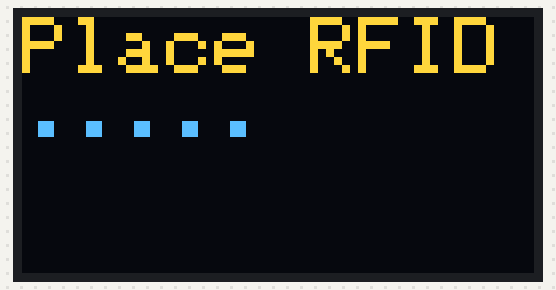
Bench run of a program on a simulated Arduino Nano, built with avr-gcc and run on an emulated ATmega328P. Parts: 128×64 one-colour display. The OLED is the two-colour kind (top 16 rows yellow); what the program prints to the serial monitor is not drawn.

Above: at 3.1 s.

The program:

main.cpp
```cpp
// The Arduino framework is used to interact with the hardware rfid 6300 module.

#include <Arduino.h>
#include <rdm6300.h>
#include <spi.h>
#include <wire.h>
#include <Adafruit_GFX.h>
#include <Adafruit_SH110X.h>

#define OLED_RESET -1
Adafruit_SH1106G display = Adafruit_SH1106G(128, 64, &Wire, OLED_RESET);

#define RDM6300_RX_PIN 2                        //rfid module to arduino pin 2(Rx)
Rdm6300 rdm6300;

int value = 0;

void setup(){
  Serial.begin(9600);
  rdm6300.begin(RDM6300_RX_PIN);                     //serial start for module
  delay(1000);
  Serial.println("Place RFID tag near the rdm6300...");

  if(!display.begin(0x3c, OLED_RESET)) {
    Serial.println(F("SSD1306 allocation failed"));
    for(;;);
  }
  delay(2000);
  display.clearDisplay();
  display.setTextSize(2);
  display.setTextColor(SH110X_WHITE);
  display.display();
}

//Reading the RFID card
void readTags() {
  value = 0;
  if (rdm6300.get_new_tag_id()){                   //rfid card availability check
  delay(10);                                       //wait for read card
  value = rdm6300.get_tag_id();                    //get rfid tag
  Serial.println(value);                           // print rfid tag
  }

  if (value != 0){
		display.clearDisplay();
    display.setTextSize(2);
		display.setTextColor(SH110X_WHITE);
    display.setCursor(0,0);   //set the cursor to the first column and the first row
    display.println("RFID Tag:");
    display.setCursor(0,20);  //set the cursor to the first column and the second row
    display.print(value);
    display.display();
    delay(5000);
  }
  else{
    display.clearDisplay();
		display.setTextSize(2);
  	display.setTextColor(SH110X_WHITE);
    display.setCursor(0,0);   //set the cursor to the first column and the first row
    display.println("Place RFID.....");
    display.display();
  }
  // rdm6300.end();                                   //IMPORTANT- removes multiple read
  // rdm6300.begin(RDM6300_RX_PIN);                   //IMPORTANT- removes multiple read
}

void loop() {
 readTags();                                     //check tag repeatedly
 delay(50);                                    //delay for 1 second
}
```

rdm6300.h
```cpp
/*
 * A simple library to interface with rdm6300 rfid reader.
 *
 * Arad Eizen (https://github.com/arduino12).
 */

#ifndef _RDM6300_h_
#define _RDM6300_h_

#include <Arduino.h>

#if defined(ARDUINO_ARCH_ESP32) || defined(ARDUINO_ARCH_ESP8266) || defined(ARDUINO_ARCH_SAMD)
	#define RDM6300_HARDWARE_SERIAL
#endif

#if !(defined(ARDUINO_ARCH_ESP32) || defined(ARDUINO_ARCH_SAMD))
	#define RDM6300_SOFTWARE_SERIAL
#endif

#ifdef RDM6300_HARDWARE_SERIAL
	#ifdef ARDUINO_ARCH_SAMD
		#include <Uart.h>
		#define HardwareSerial_t Uart
	#else
		#include <HardwareSerial.h>
		#define HardwareSerial_t HardwareSerial
	#endif
#endif
#ifdef RDM6300_SOFTWARE_SERIAL
	#include <SoftwareSerial.h>
#endif

#include <Stream.h>

#define RDM6300_BAUDRATE				(9600)
#define RDM6300_PACKET_SIZE				(14)
#define RDM6300_PACKET_BEGIN			(0x02)
#define RDM6300_PACKET_END				(0x03)
#define RDM6300_DEFAULT_TAG_TIMEOUT_MS	(300)
#define RDM6300_READ_TIMEOUT			(20)

class Rdm6300
{
	public:
		void begin(Stream *stream);
		void begin(int rx_pin, uint8_t uart_nr=1);
		void end(void);
		void set_tag_timeout(uint32_t tag_timeout_ms);
		uint32_t get_tag_id(void);
		uint32_t get_new_tag_id(void);
#ifdef RDM6300_SOFTWARE_SERIAL
		void listen(void);
		bool is_listening(void);
#endif
	private:
		void _update(void);
		uint32_t _read_tag_id(void);
#ifdef RDM6300_HARDWARE_SERIAL
		HardwareSerial_t *_hardware_serial = NULL;
#endif
#ifdef RDM6300_SOFTWARE_SERIAL
		SoftwareSerial *_software_serial = NULL;
#endif
		Stream *_stream = NULL;
		uint32_t _tag_id = 0;
		uint32_t _new_tag_id = 0;
		uint32_t _last_tag_id = 0;
		uint32_t _last_tag_ms = 0;
		uint32_t _tag_timeout_ms = RDM6300_DEFAULT_TAG_TIMEOUT_MS;
};

#endif
```

Blink_code.cpp
```cpp
// #include <Arduino.h>
// #include <Wire.h>
// #include <SPI.h>

// void setup() {
//   pinMode(LED_BUILTIN, OUTPUT);
// }

// void loop() {
//   digitalWrite(LED_BUILTIN, HIGH);
//   delay(1000);
//   digitalWrite(LED_BUILTIN, LOW);
//   delay(500);
// }  
```

rdm6300.cpp
```cpp
/*
 * A simple library to interface with rdm6300 rfid reader.
 * Arad Eizen (https://github.com/arduino12).
 */

#include "rdm6300.h"

void Rdm6300::begin(Stream *stream)
{
	_stream = stream;
	if (!_stream)
		return;
	_stream->setTimeout(RDM6300_READ_TIMEOUT);
}

void Rdm6300::begin(int rx_pin, uint8_t uart_nr)
{
	/* init serial port to rdm6300 baud, without TX, and 20ms read timeout */
	end();
#if defined(ARDUINO_ARCH_ESP32)
	_stream = _hardware_serial = new HardwareSerial(uart_nr);
	_hardware_serial->begin(RDM6300_BAUDRATE, SERIAL_8N1, rx_pin, -1);
#elif defined(ARDUINO_ARCH_ESP8266)
	if (rx_pin == 13) {
		_stream = _hardware_serial = &Serial;
		_hardware_serial->begin(RDM6300_BAUDRATE, SERIAL_8N1, SERIAL_RX_ONLY);
		if (uart_nr)
			_hardware_serial->swap();
	}
#elif defined(ARDUINO_ARCH_SAMD)
	_stream = _hardware_serial = (uart_nr == 2 ? &Serial2 : &Serial1);
	_hardware_serial->begin(RDM6300_BAUDRATE, SERIAL_8N1);
#endif
#ifdef RDM6300_SOFTWARE_SERIAL
	if (!_stream) {
		_stream = _software_serial = new SoftwareSerial(rx_pin, -1);
		_software_serial->begin(RDM6300_BAUDRATE);
	}
#endif
	begin(_stream);
}

void Rdm6300::end()
{
	_stream = NULL;
#ifdef RDM6300_HARDWARE_SERIAL
	if (_hardware_serial)
		_hardware_serial->end();
#endif
#ifdef RDM6300_SOFTWARE_SERIAL
	if (_software_serial)
		_software_serial->end();
#endif
}

uint32_t Rdm6300::_read_tag_id(void)
{
	char buff[RDM6300_PACKET_SIZE];
	uint8_t checksum;
	uint32_t tag_id;

	if (!_stream)
		return 0;

	if (!_stream->available())
		return 0;

	/* if a packet doesn't begin with the right byte, remove that byte */
	if (_stream->peek() != RDM6300_PACKET_BEGIN && _stream->read())
		return 0;

	/* if read a packet with the wrong size, drop it */
	if (RDM6300_PACKET_SIZE != _stream->readBytes(buff, RDM6300_PACKET_SIZE))
		return 0;

	/* if a packet doesn't end with the right byte, drop it */
	if (buff[13] != RDM6300_PACKET_END)
		return 0;

	/* add null and parse checksum */
	buff[13] = 0;
	checksum = strtol(buff + 11, NULL, 16);
	/* add null and parse tag_id */
	buff[11] = 0;
	tag_id = strtol(buff + 3, NULL, 16);
	/* add null and parse version (needs to be xored with checksum) */
	buff[3] = 0;
	checksum ^= strtol(buff + 1, NULL, 16);

	/* xore the tag_id and validate checksum */
	for (uint8_t i = 0; i < 32; i += 8)
		checksum ^= ((tag_id >> i) & 0xFF);
	if (checksum)
		return 0;

	return tag_id;
}

void Rdm6300::_update(void)
{
	uint32_t cur_ms = millis();
	uint32_t tag_id = _read_tag_id();

	/* if a new tag appears- return it */
	if (tag_id) {
		_tag_id = tag_id;
		if (_last_tag_id != tag_id) {
			_last_tag_id = tag_id;
			_new_tag_id = tag_id;
		}
		_last_tag_ms = cur_ms;
		return;
	}

	/* if the old tag id is still valid- leve it */
	if (!_tag_id || (cur_ms - _last_tag_ms < _tag_timeout_ms))
		return;

	_tag_id = _last_tag_id = _new_tag_id = 0;
}

/*
 * Sets the tag "valid" timeout,
 * RDM6300 sends packet every 65ms when tag is near-
 * so theoretically this timeout should be the same,
 * but it is better to debounce it by setting it higher,
 * like the RDM6300_DEFAULT_TAG_TIMEOUT_MS = 300.
 */
void Rdm6300::set_tag_timeout(uint32_t tag_timeout_ms)
{
	_tag_timeout_ms = tag_timeout_ms;
}

/*
 * Returns the tag_id as long as it is near (and the tag timout is valid),
 * or 0 if no tag is near.
 */
uint32_t Rdm6300::get_tag_id(void)
{
	_update();
	return _tag_id;
}

/*
 * Returns the tag_id only once per "new" near tag,
 * or 0 if no tag is near.
 * Following calls will return 0 as long as the same tag is kept near.
 */
uint32_t Rdm6300::get_new_tag_id(void)
{
	_update();
	uint32_t tag_id = _new_tag_id;
	_new_tag_id = 0;
	return tag_id;
}

#ifdef RDM6300_SOFTWARE_SERIAL
void Rdm6300::listen(void)
{
	_software_serial->listen();
}

bool Rdm6300::is_listening(void)
{
	return _software_serial->isListening();
}
#endif
```
